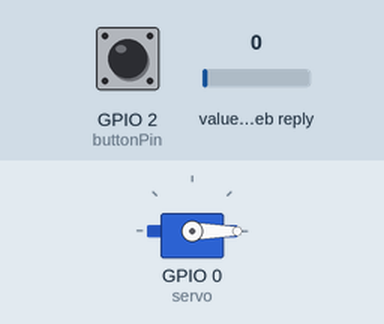
Bench run of a sketch on a simulated ESP8266 (NodeMCU). Shown: servo. Inputs (shaded band) come from the test bench; at power-on: GPIO 2 (buttonPin) LOW, value in the web reply 0. WiFi joins after 1.5 s; servers stay silent unless stated; web services answer with replies made up by the test bench; what the sketch prints to the serial monitor is not drawn.

Above: at 7.7 s.
7.8 s: GPIO 2 (buttonPin) pulled HIGH for 1 s
At 8.36 s:
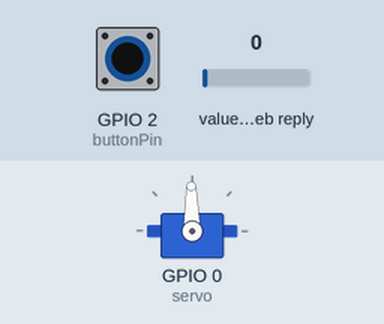
10.8 s: GPIO 2 (buttonPin) pulled HIGH for 0.15 s
At 12.1 s:
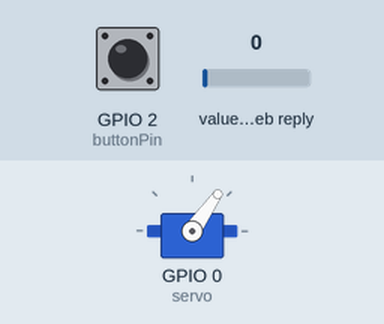
12.4 s: GPIO 2 (buttonPin) pulled HIGH for 3.2 s
At 12.71 s:
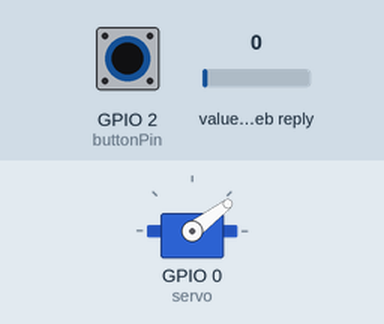
Timing chart, 0 to 32.1 s (numbered marks = the images above; inputs shaded):
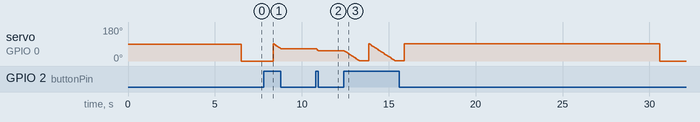

Measured:
- after the input at 10.8 s, servo on GPIO 0 (servo): 64° → 55° after 0.05 s

The sketch:

btnServo.ino
```cpp
//working v1.3
#include <ESP8266WiFi.h>
#include <Servo.h>
#include <ThingSpeak.h>

WiFiClient client;                                 //Sets the WiFiClient libraru to client
Servo servo;                                       //Sets the Servo library to servo
const int buttonPin = 2;                           //The pin the button is attached to
int buttonState = 0;                               //Sets button state to 0
int angle = 0;                                     //Sets angle to 0
boolean btnPressed = false;                        //Sets btnPress to false to default not pressed

const char *ssid = "M.I.6 SURVEILLANCE VAN 2";     //WiFi Name
const char *password = "JR38D0TdMLef6ml4";         //WiFi Password

// ThingSpeak information
char thingSpeakAddress[] = "api.thingspeak.com";   //Cloud service address
unsigned long channelID = 607501;                  //Channel ID
char* readAPIKey = "BVQ2L7CXBAOLN8II";             //Key to read from channel
char* writeAPIKey = "GE8UZRGHVTQJV2VO";            //Key to write to channel
long lastReadUpdateTime = 0;                       //Default value for the last Read Update
long lastWriteUpdateTime = 0;                      //Default value for the last Write Update
const unsigned long readingInterval = 30L * 1000L; //Time between reads
const unsigned long postingInterval = 30L * 1000L; //Time between writes
unsigned int dataFieldOne = 1;                     //Field to write occupied data
unsigned int dataFieldTwo = 2;                     //Field to write angle data
//unsigned int aField = 6;                           //Field to hold first constant of the thermistor calibration

void setup() {
  pinMode(buttonPin, INPUT);                       //Sets the button pin to a input
  servo.attach(0);                                 //Attaches the servo to pin 0
  Serial.begin(115200);                            //Begins serial on baud 115200
  delay(5000);                                     //Waits 5 seconds
  WiFi.mode(WIFI_STA);                             //Explicitly set the ESP8266 to be a WiFi-client
  WiFi.begin(ssid, password);                      //Starts connection to WiFi using given values
  Serial.print("Connecting");                      //Lets user know it's connecting
  while (WiFi.status() != WL_CONNECTED) {          //While waiting to connect
    Serial.print(".");                             //print a dot every
    delay(500);                                    //500 ms
  }
  Serial.print("Connected");                       //Once connected print connected
  ThingSpeak.begin(client);                        //Connect to ThingSpeak
}

void loop() {
  buttonState = digitalRead(buttonPin);            //Reads the current state of the button
  if (buttonState == HIGH) {                       //If that state is high (pressed) do
    btnPressed = true;                             //Set btnPressed to true
    angle = angle - 3;                             //Add 3 to angle
    delay(50);                                     //wait 0.05 seconds
    if (angle <= 0) {                             //If angle is greater than 180 degrees
      delay(200);                                  //Wait 0.2 seconds
      angle = 91;                                   //Set angle to 0 degrees.
      delay(300);
    }
  }
  if (millis() - lastWriteUpdateTime >=  postingInterval) { //If time is greater than posting time do
    lastWriteUpdateTime = millis();
    if (btnPressed) {
      writeTSData(channelID, dataFieldTwo, angle);
      btnPressed = false;
    }
    angle = (int) readTSData(channelID, dataFieldTwo);
  }
  servo.write(angle);                               //Tells servo to more to angle
}

float readTSData(long TSChannel, unsigned int TSField ) {
  float data =  ThingSpeak.readFloatField( TSChannel, TSField, readAPIKey );
  Serial.println( " Data read from ThingSpeak: " + String( data, 9 ) );
  return data;
}

int writeTSData( long TSChannel, unsigned int TSField, float data ) {
  int  writeSuccess = ThingSpeak.writeField( TSChannel, TSField, data, writeAPIKey ); // Write the data to the channel
  if ( writeSuccess ) {
    Serial.println( String(data) + " written to Thingspeak." );
  }
  return writeSuccess;
}
```
